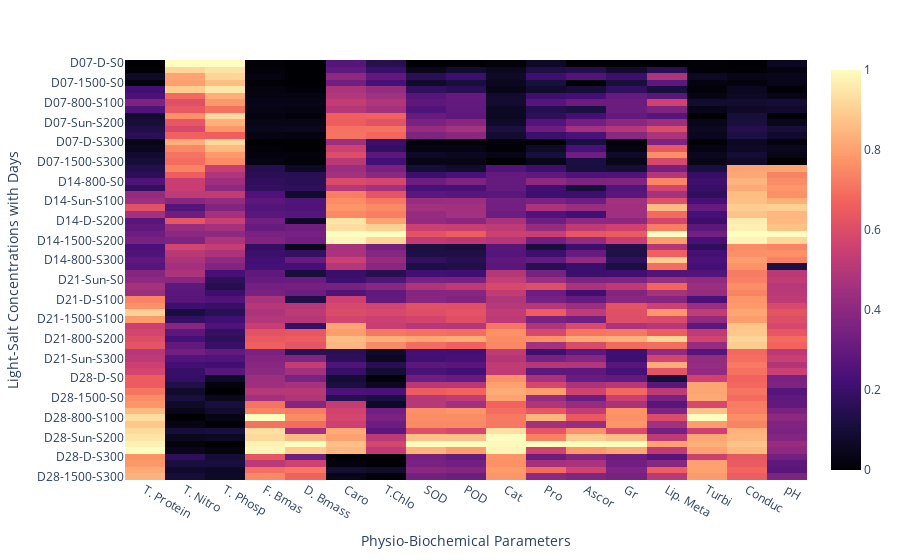

The notebook cell saved with this chart:
### Code cell
# Load the CSV file into a pandas DataFrame
data = pd.read_csv("./Heatmap 2.csv")

# Set the variables as the x-axis and the first column as the y-axis
x = data.columns[2:19]
y = data.iloc[:, 0]

# Convert DataFrame to matrix
data_matrix = data.iloc[:, 2:19].values

# Normalize the data_matrix
scaler = MinMaxScaler()
data_matrix_normalized = scaler.fit_transform(data_matrix)

# Create the heatmap using plotly.express
fig = px.imshow(data_matrix_normalized, x=x, y=y, labels={'x':'Physio-Biochemical Parameters', 'y':'Light-Salt Concentrations with Days'}, color_continuous_scale='magma', aspect='auto')

# Show the heatmap
fig.show()


# # Save the heatmap as JPEG
# pio.write_image(fig, "heatmap.jpg", format="jpeg", scale=1, width=400, height=300)

# # Save the heatmap as PNG
pio.write_image(fig, "heatmap.png", format="png", scale=1, width=600, height=400)

### Figure 1 — Plotly figure (JSON) as saved in the notebook; plotly's stock layout.template omitted (floating-point values rounded to 4 significant figures; data arrays with more than 128 entries replaced by an {"elided": "..."} marker saying what was removed)
{"data": [{"coloraxis": "coloraxis", "hovertemplate": "Physio-Biochemical Parameters: %{x}<br>Light-Salt Concentrations with Days: %{y}<br>color: %{z}<extra></extra>", "name": "0", "type": "heatmap", "x": ["T. Protein", "T. Nitro", "T. Phosp", "F. Bmas", "D. Bmass", "Caro", "T.Chlo", "SOD", "POD", "Cat", "Pro", "Ascor", "Gr", "Lip. Meta", "Turbi", "Conduc", "pH"], "xaxis": "x", "y": ["D07-D-S0", "D07-Sun-S0", "D07-800-S0", "D07-1500-S0", "D07-D-S100", "D07-Sun-S100", "D07-800-S100", "D07-1500-S100", "D07-D-S200", "D07-Sun-S200", "D07-800-S200", "D07-1500-S200", "D07-D-S300", "D07-Sun-S300", "D07-800-S300", "D07-1500-S300", "D14-D-S0", "D14-Sun-S0", "D14-800-S0", "D14-1500-S0", "D14-D-S100", "D14-Sun-S100", "D14-800-S100", "D14-1500-S100", "D14-D-S200", "D14-Sun-S200", "D14-800-S200", "D14-1500-S200", "D14-D-S300", "D14-Sun-S300", "D14-800-S300", "D14-1500-S300", "D21-D-S0", "D21-Sun-S0", "D21-800-S0", "D21-1500-S0", "D21-D-S100", "D21-Sun-S100", "D21-800-S100", "D21-1500-S100", "D21-D-S200", "D21-Sun-S200", "D21-800-S200", "D21-1500-S200", "D21-D-S300", "D21-Sun-S300", "D21-800-S300", "D21-1500-S300", "D28-D-S0", "D28-Sun-S0", "D28-800-S0", "D28-1500-S0", "D28-D-S100", "D28-Sun-S100", "D28-800-S100", "D28-1500-S100", "D28-D-S200", "D28-Sun-S200", "D28-800-S200", "D28-1500-S200", "D28-D-S300", "D28-Sun-S300", "D28-800-S300", "D28-1500-S300"], "yaxis": "y", "z": {"elided": "64x17 float values"}}], "layout": {"autosize": true, "coloraxis": {"colorscale": [[0, "#000004"], [0.1111, "#180f3d"], [0.2222, "#440f76"], [0.3333, "#721f81"], [0.4444, "#9e2f7f"], [0.5556, "#cd4071"], [0.6667, "#f1605d"], [0.7778, "#fd9668"], [0.8889, "#feca8d"], [1, "#fcfdbf"]]}, "margin": {"t": 60}, "xaxis": {"anchor": "y", "autorange": true, "domain": [0, 1], "range": [-0.5, 16.5], "title": {"text": "Physio-Biochemical Parameters"}, "type": "category"}, "yaxis": {"anchor": "x", "autorange": true, "domain": [0, 1], "range": [63.5, -0.5], "title": {"text": "Light-Salt Concentrations with Days"}, "type": "category"}}}
